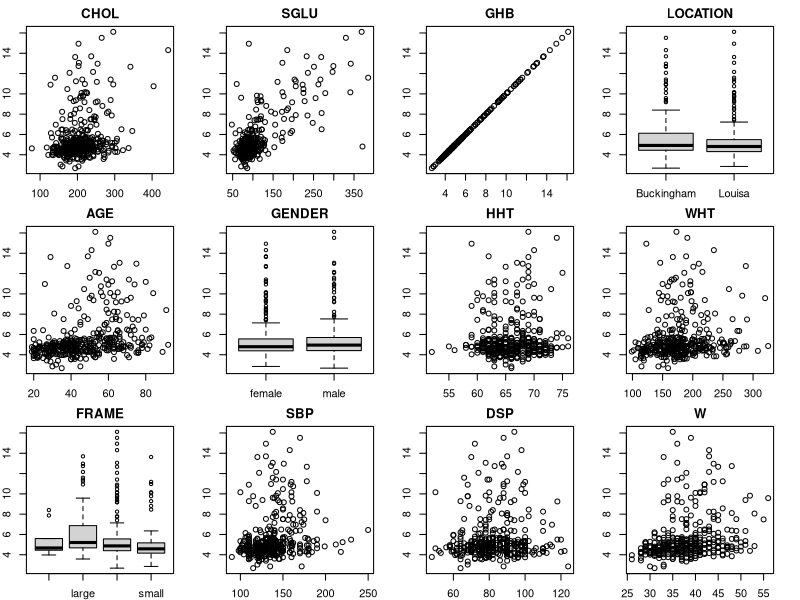
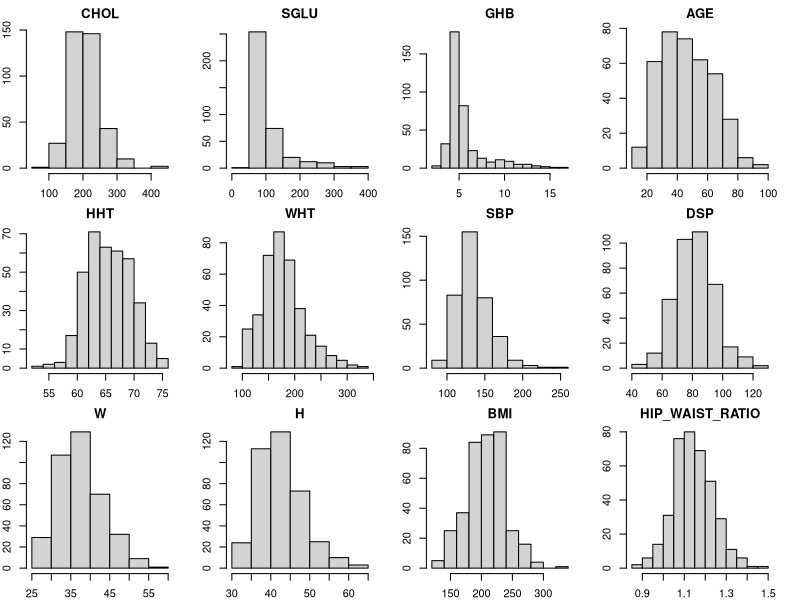
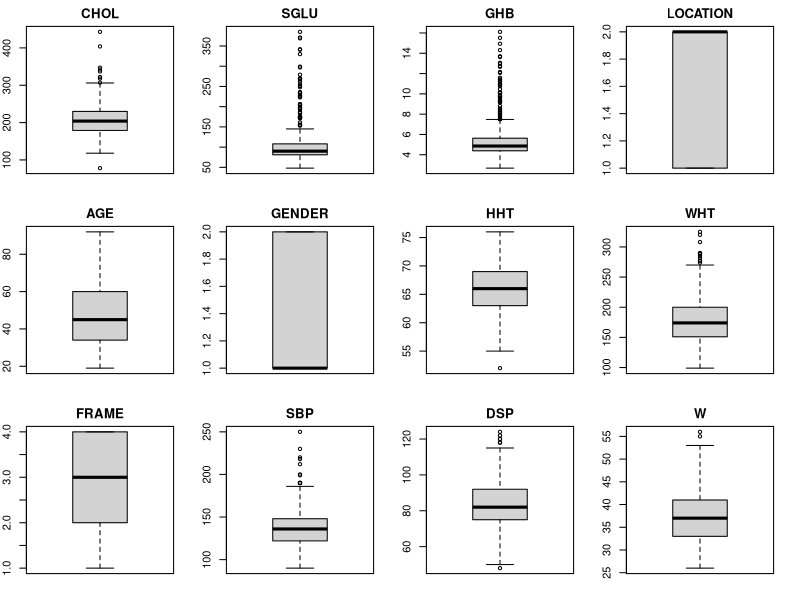
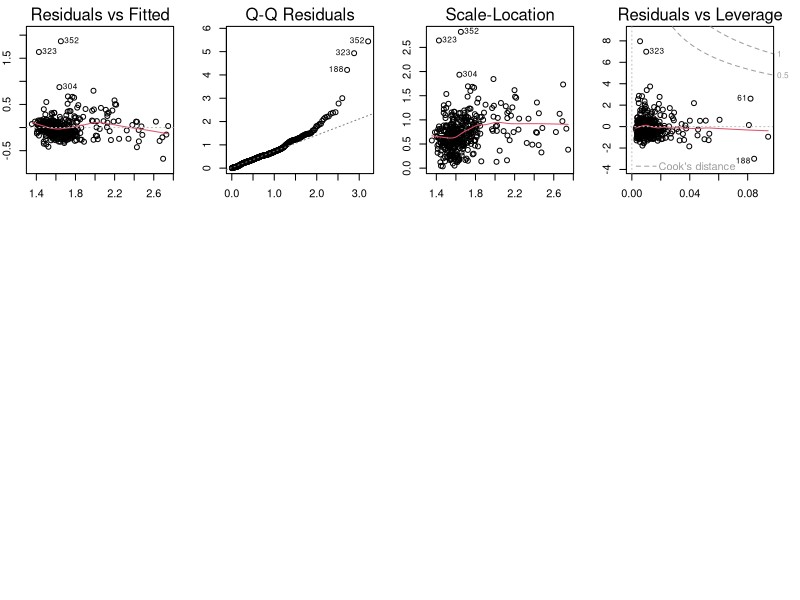

R code for these plots, in order:
library(ggplot2)


####################################  Exploritory Data Analysis ###############################################################

data <- as.data.frame(read.table("Data/DatasetC.txt", sep="\t", header=TRUE))
# Remove ID Column
data$ID <- NULL  
data$FRAME <- factor(data$FRAME)
data$LOCATION <- factor(data$LOCATION)
data$GENDER <- factor(data$GENDER)

data <- na.omit(data)


data$BMI <- data$W / ((data$H/100)^2)
# Calculate HIP_WAIST_RATIO
data$HIP_WAIST_RATIO <- data$H / data$W

# Data summary
summary(data)

# NA values
na_rows <- which(rowSums(is.na(data)) > 0)
na_data <- data[na_rows,]

# Scatter plots
par(mfrow=c(3,4), mar=c(2,2,2,2))
for (i in 1:12) {
  plot(data[,i], data$GHB, main=colnames(data)[i])
}

# Distributions

var_names <- names(data)
par(mfrow=c(3, 4), mar=c(2,2,2,2)) # adjust rows and columns according to your data
for (i in 1:length(var_names)) {
  if (is.numeric(data[[i]])) {
    hist(data[[i]], main = var_names[i], xlab = var_names[i])
  } 
}

# Outliers analysis

par(mfrow=c(3,4))
for (i in 1:12) {
  boxplot(data[,i], main=colnames(data)[i])
}

# identify outliers in each column
for (i in 1:12) {
  if (is.numeric(data[[i]])) {
  col <- data[,i]
  q1 <- quantile(na.omit(col), 0.25) 
  q3 <- quantile(na.omit(col), 0.75) 
  iqr <- q3 - q1
  upper_bound <- q3 + 1.5 * iqr
  lower_bound <- q1 - 1.5 * iqr
  outliers <- which(col > upper_bound | col < lower_bound)
  if (length(outliers) > 0) {
    cat("Outliers in column", colnames(data)[i], ":", outliers, "\n")
  }
  }
}


####################################  Model selection and model fitting  ###############################################################



# Full model 
full_model <- glm(GHB ~ CHOL + SGLU + LOCATION + AGE + GENDER + HHT + WHT + FRAME + SBP + DSP + W + H
   #               + BMI +H
                  , 
                  data = data, family = Gamma(link = "log"))
step(full_model)
full_model


####################################  Model comparison ###############################################################

reduced_models <- glm(GHB ~ CHOL + SGLU + AGE + W, data = data, family = Gamma(link = "log"))
summary(reduced_models)
residuals <- residuals(reduced_models)
fitted_values <- fitted(reduced_models)

plot(reduced_models, which = 1)  # Residuals vs. Fitted values
plot(reduced_models, which = 2)  # Normal Q-Q plot of residuals
plot(reduced_models, which = 3)  # Scale-Location plot
plot(reduced_models, which = 5)  # Cook's distance plot



summary(reduced_models)
exp(coef(reduced_models))
confint(reduced_models)


anova(reduced_models, test = "Chisq")


residuals <- residuals(reduced_models, type = "pearson") / sqrt(reduced_models$deviance / reduced_models$df.residual)

# Calculate the absolute values of the standardized residuals
abs_residuals <- abs(residuals)

# Set a threshold for identifying outliers (e.g., 2 or 3 standard deviations)
threshold <- 2

# Identify the outliers based on the threshold
outliers <- which(abs_residuals > threshold)


rows_to_remove <- outliers  # Specify the row numbers you want to remove

# Create a new dataframe excluding the specified rows
data <- data[-rows_to_remove, ]
